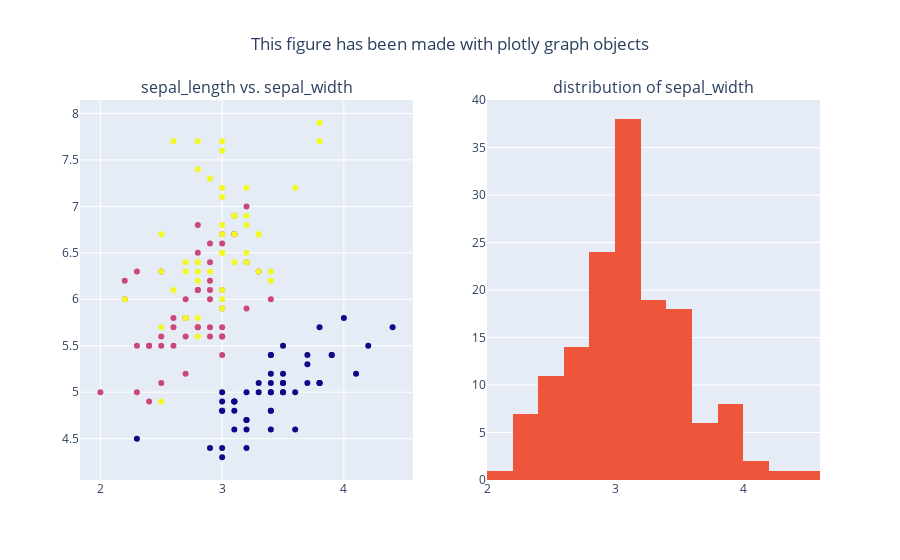

Write notebook code for a chart like this one.
### Code cell
from plotly.subplots import make_subplots

fig = make_subplots(rows = 1, cols = 2, subplot_titles = ("sepal_length vs. sepal_width", "distribution of sepal_width"))

fig.add_trace(
    go.Scatter(
        x = df['sepal_width'],
        y = df['sepal_length'],
        mode = 'markers',
        marker = go.scatter.Marker(color = df['species_id'])),
        row = 1,
        col = 1
)

fig.add_trace(
    go.Histogram(
        x = df['sepal_width']),
        row = 1,
        col = 2)

fig.update_layout(
        title = go.layout.Title(text = "This figure has been made with plotly graph objects", x = 0.5),
        showlegend = False)

### Figure 1 — Plotly figure (JSON) as saved in the notebook; plotly's stock layout.template omitted (floating-point values rounded to 4 significant figures; data arrays with more than 128 entries replaced by an {"elided": "..."} marker saying what was removed)
{"data": [{"marker": {"color": {"elided": "150 int values"}}, "mode": "markers", "type": "scatter", "x": {"elided": "150 float values"}, "xaxis": "x", "y": {"elided": "150 float values"}, "yaxis": "y"}, {"type": "histogram", "x": {"elided": "150 float values"}, "xaxis": "x2", "yaxis": "y2"}], "layout": {"annotations": [{"font": {"size": 16}, "showarrow": false, "text": "sepal_length vs. sepal_width", "x": 0.225, "xanchor": "center", "xref": "paper", "y": 1, "yanchor": "bottom", "yref": "paper"}, {"font": {"size": 16}, "showarrow": false, "text": "distribution of sepal_width", "x": 0.775, "xanchor": "center", "xref": "paper", "y": 1, "yanchor": "bottom", "yref": "paper"}], "showlegend": false, "title": {"text": "This figure has been made with plotly graph objects", "x": 0.5}, "xaxis": {"anchor": "y", "domain": [0, 0.45]}, "xaxis2": {"anchor": "y2", "domain": [0.55, 1]}, "yaxis": {"anchor": "x", "domain": [0, 1]}, "yaxis2": {"anchor": "x2", "domain": [0, 1]}}}
